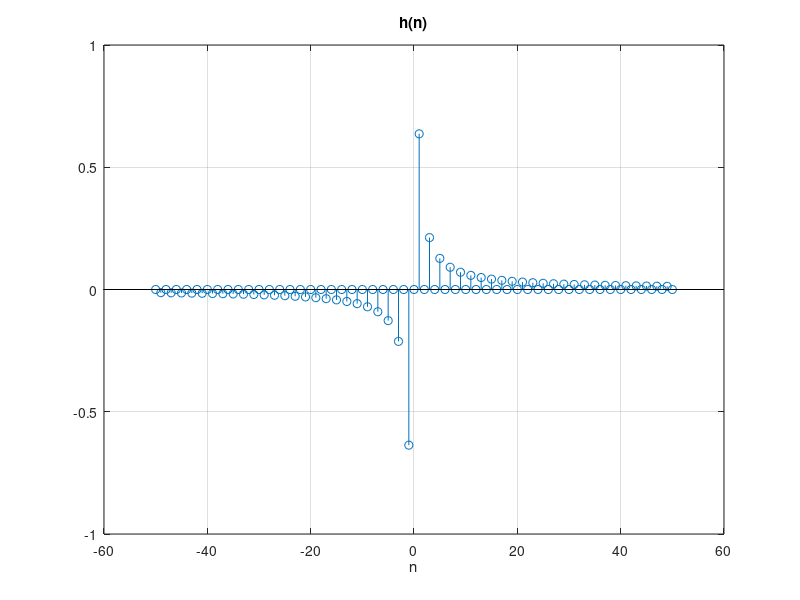
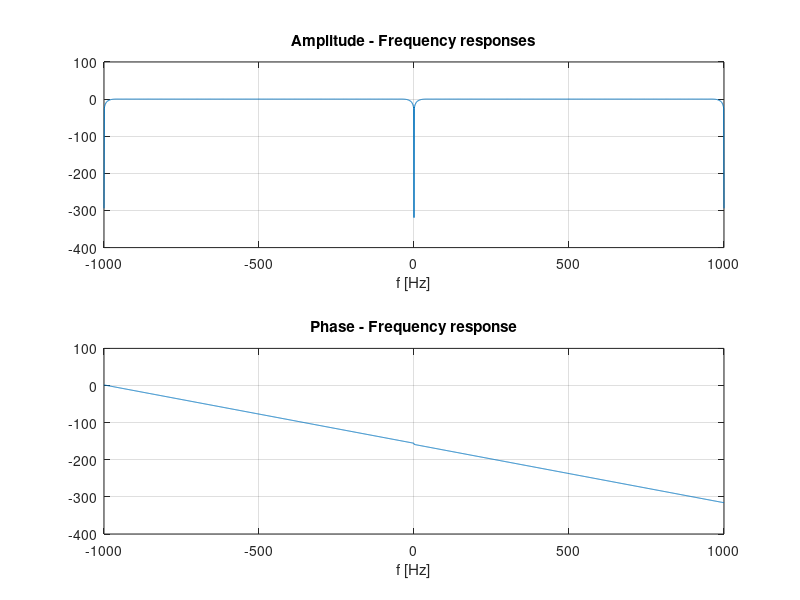
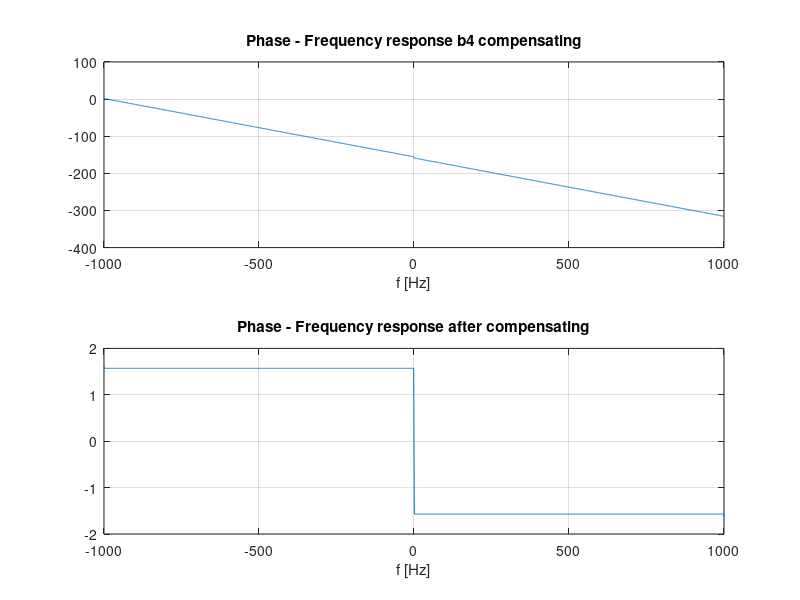

Write the MATLAB code that produced these figures, in order.
% Ex2 Szczygielski 410110
% Digital Signal Processing, AGH

clc; clear; close all; 
% generate cosine - same signal as in first task
Nx=1000; %number of samples 
fs=2000; %sampling freq
f0=fs/40; 

% signal
x=cos(2*pi*(f0/fs)*(0:Nx-1));

%Design weights of the Hilbert filter:
M=50; N=2*M+1; n=-M:M; h=(1-cos(pi*n))./(pi*n); h(M+1)=0;

stem(n,h); 
    title('h(n)'); xlabel('n'); grid on;

%Windowing - remove imperfections
 w = kaiser(N,6)'; h = h.*w;
 %w = hamming(N)'; h = h.*w;

%amplitude-frequency response and phase-frequency response:
f=-fs/2 : fs/2000 : fs/2;
H1 = polyval( h(end:-1:1), exp(-1i*2*pi*f/fs) );
H2 = freqz(h,1,f,fs);

figure;
    subplot(2, 1, 1)
        plot( f, 20*log10(abs(H1)) ); grid; xlabel('f [Hz]'); title('Amplitude - Frequency responses');
    subplot(2, 1, 2)
        plot( f, unwrap(angle(H1)) ); grid; xlabel('f [Hz]'); title('Phase - Frequency response');

% compensate phase response
figure;
    subplot(2, 1, 1)
        plot( f, unwrap(angle(H1)) ); grid; xlabel('f [Hz]'); title('Phase - Frequency response b4 compensating');
    subplot(2, 1 ,2)
        plot( f, unwrap(angle(exp(1i*2*pi*f/fs*M).*H1)) ); grid; xlabel('f [Hz]'); title('Phase - Frequency response after compensating');

